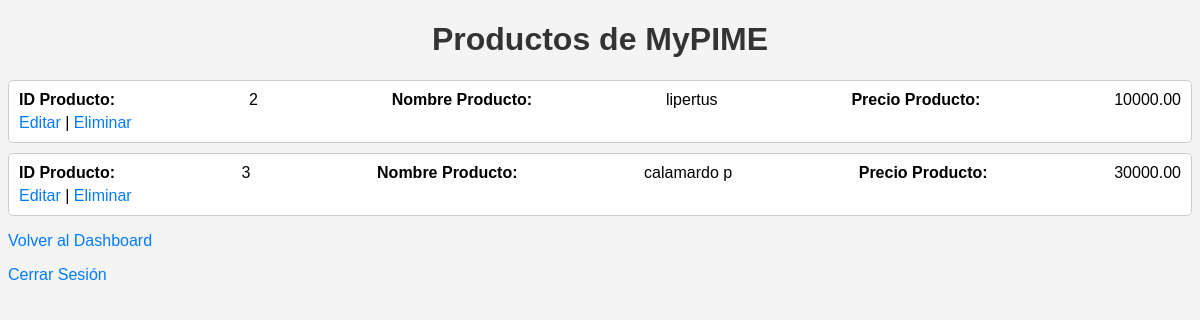
The app's page /ver_productos.php (signed in), older data.
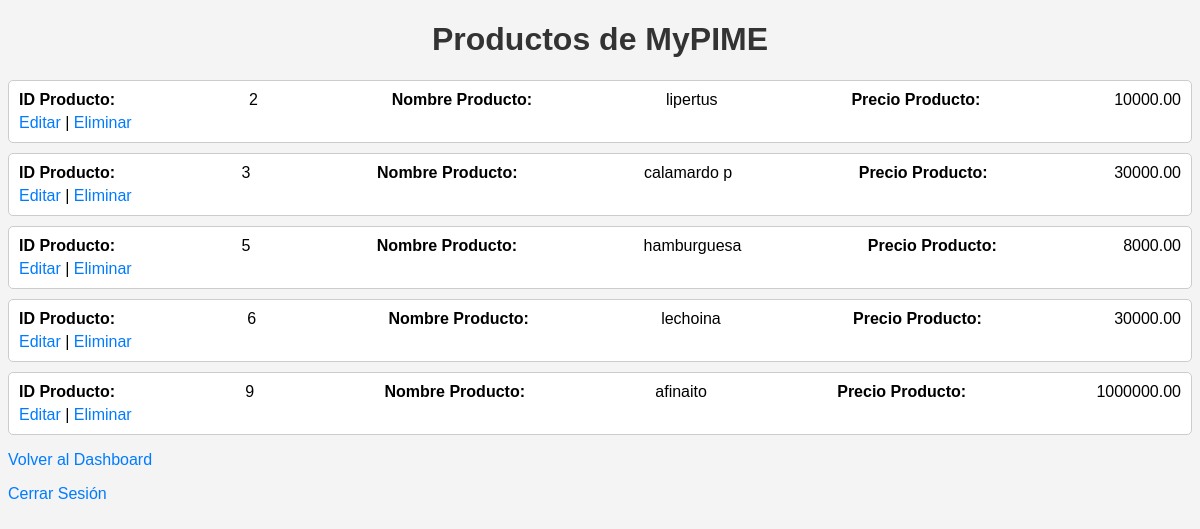
The same page, newer data.
### tables this page shows
CREATE TABLE `tbl_products` (
  `id_product` int(11) NOT NULL,
  `id_mypime` int(11) NOT NULL,
  `nombre_product` varchar(255) NOT NULL,
  `price_product` decimal(20,2) NOT NULL,
  `description` text NOT NULL,
  `status` varchar(50) NOT NULL DEFAULT 'disponible',
  `image` varchar(255) DEFAULT NULL
);

### ver_productos.php (the view, shortened to what this page needs)
<?php
include 'conexion.php';
$id_mypime = $_SESSION['id_mypime'];
$query = "SELECT * FROM tbl_products WHERE id_mypime = $id_mypime";
$result = mysqli_query($conexion, $query);
$productos = [];
if (mysqli_num_rows($result) > 0) {
    while ($row = mysqli_fetch_assoc($result)) {
        $productos[] = $row;
    }
}
?>
<!DOCTYPE html>
<html>
<head>
</head>
<body>
    <h1>Productos de MyPIME</h1>
    <?php if (!empty($productos)): ?>
        <?php foreach ($productos as $producto): ?>
            <div class="product">
                <div class="product-info">
                    <strong>ID Producto:</strong> <?php echo $producto['id_product']; ?><br>
                    <strong>Nombre Producto:</strong> <?php echo $producto['nombre_product']; ?><br>
                    <strong>Precio Producto:</strong> <?php echo $producto['price_product']; ?><br>
                </div>
                <div class="product-actions">
                    <a href="editar_producto.php?id=<?php echo $producto['id_product']; ?>">Editar</a> |
                    <a href="eliminar_producto.php?id=<?php echo $producto['id_product']; ?>">Eliminar</a>
                </div>
            </div>
        <?php endforeach; ?>
    <?php else: ?>
        <p>No hay productos disponibles.</p>
    <?php endif; ?>
    <p><a href="dashboard_mypime.php">Volver al Dashboard</a></p>
    <p><a href="logout.php">Cerrar Sesión</a></p>
</body>
</html>

### ver_productos.php (style rules this page uses)
body { font-family: Arial, sans-serif; background-color: #f4f4f4; }
h1 { text-align: center; color: #333; }
.product { border: 1px solid #ccc; border-radius: 5px; padding: 10px; margin-bottom: 10px; background-color: #fff; }
.product-info { display: flex; justify-content: space-between; }
.product-actions { margin-top: 5px; }
a { text-decoration: none; color: #007bff; }

Row changes from the older to the newer data that the page shows:
added tbl_products: id_product "5", nombre_product "hamburguesa", price_product "8000.00"
added tbl_products: id_product "6", nombre_product "lechoina", price_product "30000.00"
added tbl_products: id_product "9", nombre_product "afinaito", price_product "1000000.00"
